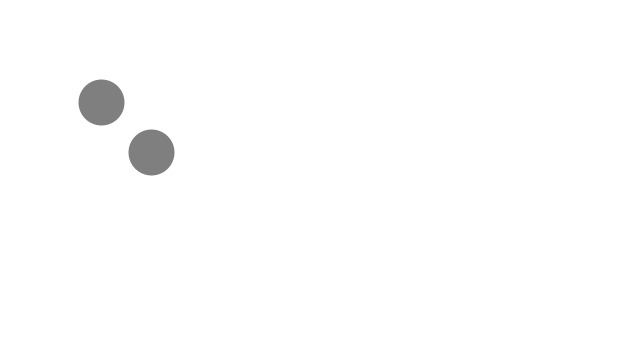
Frame 1 (no input)
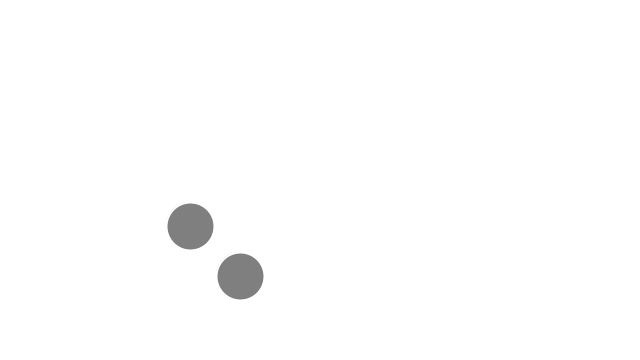
Frame 60 (the mouse pressed at the canvas centre just before this capture)
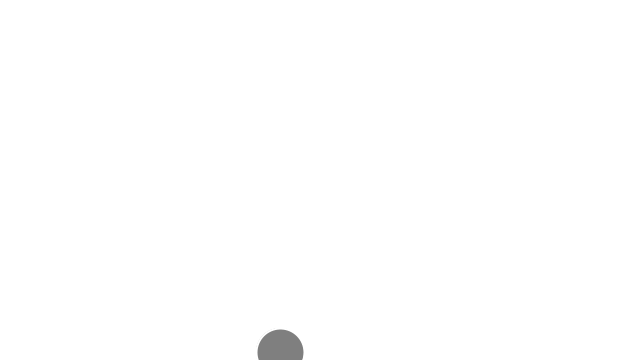
Frame 120 (the mouse held since frame 60 and released just before this capture)

The Processing sketch that drew these frames (run headless with seeded random() and noise(); from frame 60 on, the mouse is pressed at the canvas centre):

// Processing sketch: challenge_02
// ── challenge_02.pde
int numBalls = 2;
PVector location;
PVector velocity; 
PVector gravity; 

void setup() {
  size(640,360);
  location = new PVector(100,100);
  velocity = new PVector(1.5,2.1);
  gravity = new PVector(0,0.2);

}

void draw() {
  background(255);
  location.add(velocity);
 // velocity.add(gravity);
  
  // Bounce off edges
  if ((location.x > width) || (location.x < 0)) {
    velocity.x = velocity.x * -1;
  }
  if (location.y > height) {
    velocity.y = velocity.y * -0.95; 
    location.y = height;
  }

  // Display circle at location vector
  stroke(255);
  strokeWeight(2);
  fill(127);
  ellipse(location.x,location.y,48,48);
  ellipse(location.x+50,location.y+50,48,48);
}
